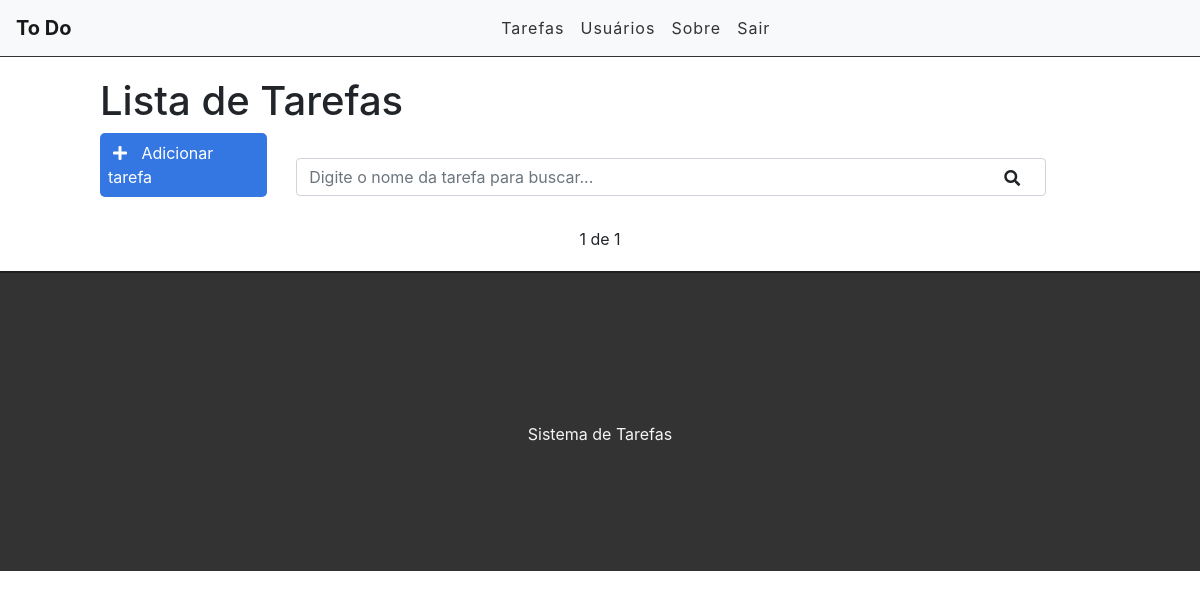
Before: / (signed in) with the older database file.
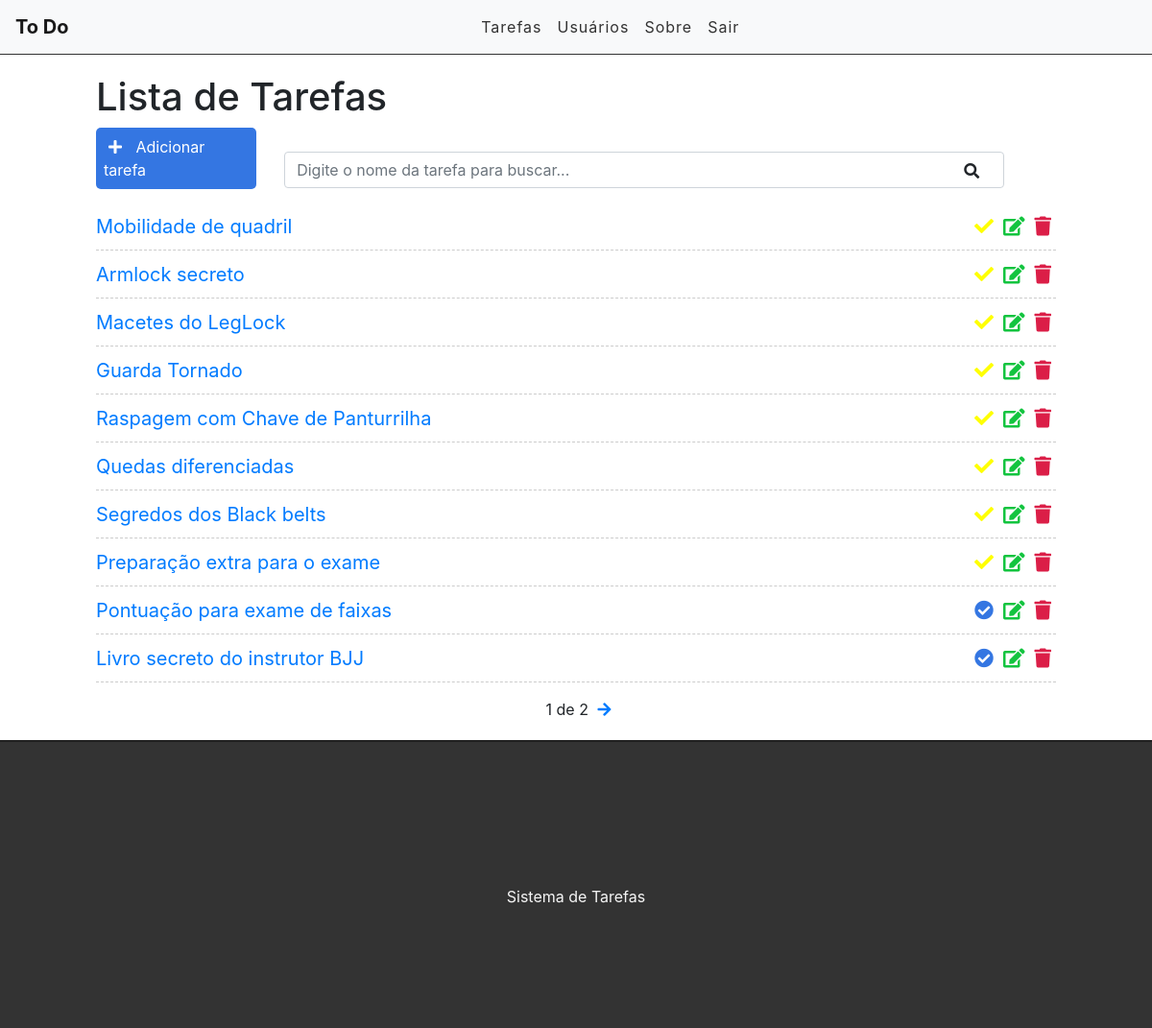
After: the same page with the newer database file.
### tasks/models.py (models this page shows, shortened)
class Task(models.Model):
    title = models.CharField(max_length=255)
    description = models.TextField()
    done = models.CharField(max_length=5, choices=STATUS)
    user = models.ForeignKey(get_user_model(), on_delete=models.CASCADE)
    created_at = models.DateTimeField(auto_now_add=True)
    update_at = models.DateTimeField(auto_now=True)

### tasks/views.py (the view)
# urls.py: path('', views.tasklist, name='tasklist'),
@login_required
def tasklist(request):
    search = request.GET.get('search')
    if search:
        tasks = Task.objects.filter(title__icontains=search, user=request.user)
    else:
        tasks_list = Task.objects.all().order_by('-created_at').filter(user=request.user)
        paginator = Paginator(tasks_list, 10)
        page = request.GET.get('page')
        tasks = paginator.get_page(page)
    return render(request, "tasks/list.html", {'tasks': tasks})

### tasks/templates/tasks/list.html (shortened to what this page needs)
{% extends 'base.html' %}
{% block content %}
<div class="offset-1 col-10 list-div">
    <h1>Lista de Tarefas</h1>
    <a id="add-link" href="newtask/" >
    <div class="col-2 add-div">
        <i class="fas fa-plus"></i> Adicionar tarefa
    </div>
    </a>
    <div class="col-9 search-div">
        <form method="GET" id="search-form">
            <input class="form-control" type="text" id="search" name="search" placeholder="Digite o nome da tarefa para buscar..." value="{{request.GET.search}}">
            <i class="fas fa-search" id="search-btn"></i>
        </form>
    </div>
    <ul class="task-list">
        {% for task in tasks %}
        {% if task.done == 'doing' %}
                <li class="task-item">
        {% else %}
                   <li class="task-item done">
        {% endif %}
            <span><a href="/task/{{task.id}}">{{task.title}}</a> </span>
           <a href="delete/{{task.id}}"> <span><i class="fas fa-trash"></i></span></a>
            <a href="edit/{{task.id}}"> <span><i class="fas fa-edit"></i></span></a>
           <a href="changestatus/{{task.id}}"> <span> {% if task.done == 'doing' %}
               <i class="fas fa-check">
        {% else %}
                 <i class="fas fa-check-circle">
        {% endif %}</i></span></a>
        </li>
        {% endfor %}
    </ul>
    <div class="pagination">
        <span class="step-links">
            {% if tasks.paginator.num_pages %}
            <span class="current">
                {{ tasks.number }} de {{ tasks.paginator.num_pages }}
             </span>
            {% endif %}
             <span class="step-links">
             {% if tasks.has_next %}
                <a href="?page={{tasks.next_page_number }}"><i class="fas fa-arrow-right"></i> </a>
            {% endif %}
            </span>
        </span>
    </div>
</div>
{% endblock %}

Changed rows visible on the page:
now on this page (row edited): Task: title "Mobilidade de quadril", done "doing" (drawn)
now on this page (row edited): Task: title "Armlock secreto", done "doing" (drawn)
now on this page (row edited): Task: title "Macetes do LegLock", done "doing" (drawn)
now on this page (row edited): Task: title "Guarda Tornado", done "doing" (drawn)
now on this page (row edited): Task: title "Raspagem com Chave de Panturrilha", done "doing" (drawn)
now on this page (row edited): Task: title "Quedas diferenciadas", done "doing" (drawn)
now on this page (row edited): Task: title "Segredos dos Black belts", done "doing" (drawn)
now on this page (row edited): Task: title "Preparação extra para o exame", done "doing" (drawn)
now on this page (row edited): Task: title "Pontuação para exame de faixas", done "dona" (drawn)
now on this page (row edited): Task: title "Livro secreto do instrutor BJJ", done "dona" (drawn)
Other visible differences:
{{ tasks.paginator.num_pages }}: "1" → "2"
